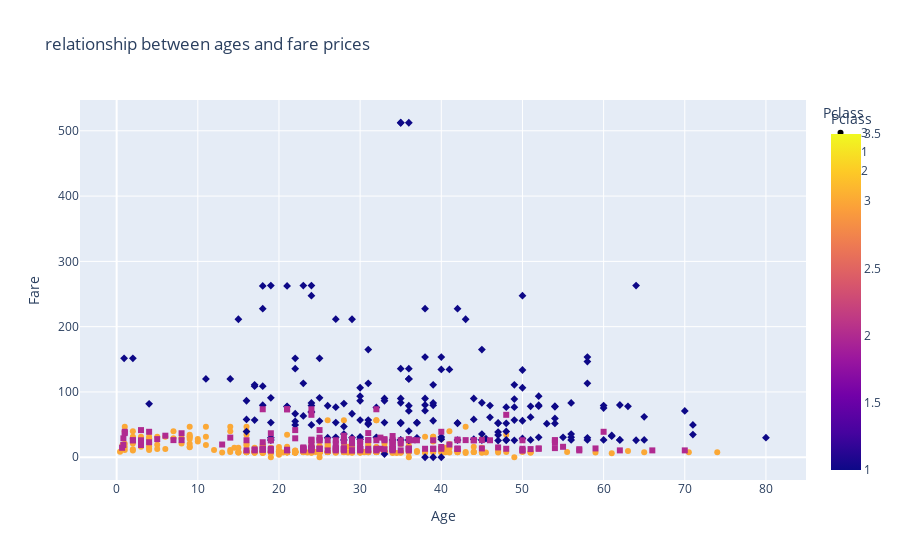

Notebook cell for this chart:
### Code cell
import plotly.express as px

scatter = px.scatter(data,
                     x='Age',
                     y='Fare',
                     color='Pclass',
                     title='relationship between ages and fare prices',
                     symbol='Pclass')
scatter.update_layout(title=dict(text='relationship between ages and fare prices', xanchor='left'))
scatter.show()

### Figure 1 — Plotly figure (JSON) as saved in the notebook; plotly's stock layout.template omitted (floating-point values rounded to 4 significant figures; data arrays with more than 128 entries replaced by an {"elided": "..."} marker saying what was removed)
{"data": [{"hovertemplate": "Pclass=%{marker.color}<br>Age=%{x}<br>Fare=%{y}<extra></extra>", "legendgroup": "3", "marker": {"color": {"elided": "491 int values"}, "coloraxis": "coloraxis", "symbol": "circle"}, "mode": "markers", "name": "3", "orientation": "v", "showlegend": true, "type": "scatter", "x": {"elided": "491 float values"}, "xaxis": "x", "y": {"elided": "491 float values"}, "yaxis": "y"}, {"hovertemplate": "Pclass=%{marker.color}<br>Age=%{x}<br>Fare=%{y}<extra></extra>", "legendgroup": "1", "marker": {"color": {"elided": "216 int values"}, "coloraxis": "coloraxis", "symbol": "diamond"}, "mode": "markers", "name": "1", "orientation": "v", "showlegend": true, "type": "scatter", "x": {"elided": "216 float values"}, "xaxis": "x", "y": {"elided": "216 float values"}, "yaxis": "y"}, {"hovertemplate": "Pclass=%{marker.color}<br>Age=%{x}<br>Fare=%{y}<extra></extra>", "legendgroup": "2", "marker": {"color": {"elided": "184 int values"}, "coloraxis": "coloraxis", "symbol": "square"}, "mode": "markers", "name": "2", "orientation": "v", "showlegend": true, "type": "scatter", "x": {"elided": "184 float values"}, "xaxis": "x", "y": {"elided": "184 float values"}, "yaxis": "y"}], "layout": {"coloraxis": {"colorbar": {"title": {"text": "Pclass"}}, "colorscale": [[0, "#0d0887"], [0.1111, "#46039f"], [0.2222, "#7201a8"], [0.3333, "#9c179e"], [0.4444, "#bd3786"], [0.5556, "#d8576b"], [0.6667, "#ed7953"], [0.7778, "#fb9f3a"], [0.8889, "#fdca26"], [1, "#f0f921"]]}, "legend": {"title": {"text": "Pclass"}, "tracegroupgap": 0}, "title": {"text": "relationship between ages and fare prices", "xanchor": "left"}, "xaxis": {"anchor": "y", "domain": [0, 1], "title": {"text": "Age"}}, "yaxis": {"anchor": "x", "domain": [0, 1], "title": {"text": "Fare"}}}}
